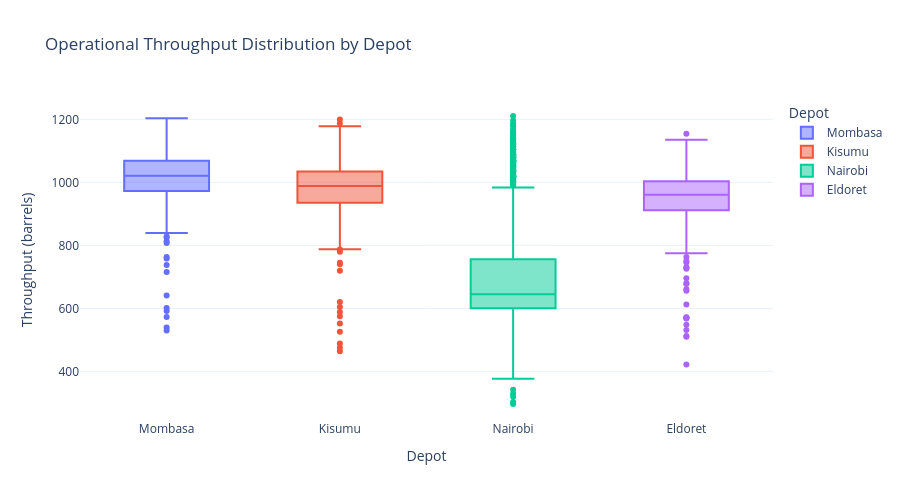

Notebook source saved alongside this figure:
### Markdown cell above
## 7. Publication-quality visuals and findings

The final visuals synthesize the pattern into a clear story: a concentrated throughput collapse in Nairobi, most visible around the maintenance-related machine failure pattern, while temperature and voltage do not show the same strength as the operational fault signal.

### Code cell
# Publication-quality chart 1: throughput distribution by depot.
fig1 = px.box(
    analysis_df,
    x='depot',
    y='throughput_barrels',
    color='depot',
    title='Operational Throughput Distribution by Depot',
    labels={'throughput_barrels': 'Throughput (barrels)', 'depot': 'Depot'}
)
fig1.update_layout(template='plotly_white', width=900, height=500)
fig1.show()

### Figure 1 — Plotly figure (JSON) as saved in the notebook; plotly's stock layout.template omitted (floating-point values rounded to 4 significant figures; data arrays with more than 128 entries replaced by an {"elided": "..."} marker saying what was removed)
{"data": [{"alignmentgroup": "True", "hovertemplate": "Depot=%{x}<br>Throughput (barrels)=%{y}<extra></extra>", "legendgroup": "Mombasa", "marker": {"color": "#636efa"}, "name": "Mombasa", "notched": false, "offsetgroup": "Mombasa", "orientation": "v", "showlegend": true, "type": "box", "x": {"elided": "730 str values"}, "x0": " ", "xaxis": "x", "y": {"elided": "730 float values"}, "y0": " ", "yaxis": "y"}, {"alignmentgroup": "True", "hovertemplate": "Depot=%{x}<br>Throughput (barrels)=%{y}<extra></extra>", "legendgroup": "Kisumu", "marker": {"color": "#EF553B"}, "name": "Kisumu", "notched": false, "offsetgroup": "Kisumu", "orientation": "v", "showlegend": true, "type": "box", "x": {"elided": "730 str values"}, "x0": " ", "xaxis": "x", "y": {"elided": "730 float values"}, "y0": " ", "yaxis": "y"}, {"alignmentgroup": "True", "hovertemplate": "Depot=%{x}<br>Throughput (barrels)=%{y}<extra></extra>", "legendgroup": "Nairobi", "marker": {"color": "#00cc96"}, "name": "Nairobi", "notched": false, "offsetgroup": "Nairobi", "orientation": "v", "showlegend": true, "type": "box", "x": {"elided": "730 str values"}, "x0": " ", "xaxis": "x", "y": {"elided": "730 float values"}, "y0": " ", "yaxis": "y"}, {"alignmentgroup": "True", "hovertemplate": "Depot=%{x}<br>Throughput (barrels)=%{y}<extra></extra>", "legendgroup": "Eldoret", "marker": {"color": "#ab63fa"}, "name": "Eldoret", "notched": false, "offsetgroup": "Eldoret", "orientation": "v", "showlegend": true, "type": "box", "x": {"elided": "730 str values"}, "x0": " ", "xaxis": "x", "y": {"elided": "730 float values"}, "y0": " ", "yaxis": "y"}], "layout": {"boxmode": "overlay", "height": 500, "legend": {"title": {"text": "Depot"}, "tracegroupgap": 0}, "title": {"text": "Operational Throughput Distribution by Depot"}, "width": 900, "xaxis": {"anchor": "y", "categoryarray": ["Mombasa", "Kisumu", "Nairobi", "Eldoret"], "categoryorder": "array", "domain": [0, 1], "title": {"text": "Depot"}}, "yaxis": {"anchor": "x", "domain": [0, 1], "title": {"text": "Throughput (barrels)"}}}}
